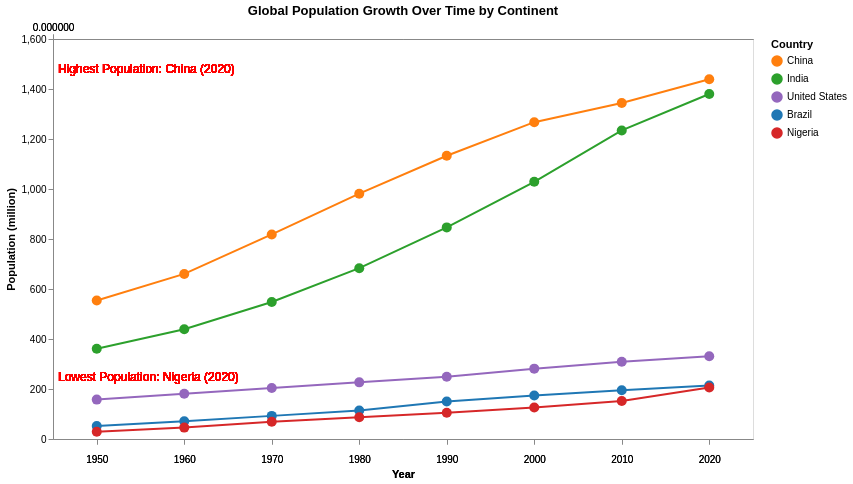

Specify this chart in Vega-Lite:
### Vega-Lite specification from a JSON file in a GitHub repository (floating-point values rounded to 4 significant figures)
{"$schema": "https://vega.github.io/schema/vega-lite/v5.json", "title": "Global Population Growth Over Time by Continent", "width": 700, "height": 400, "data": {"values": [{"Country": "China", "Year": 1950, "Population": 554005000, "Continent": "Asia"}, {"Country": "China", "Year": 1960, "Population": 660330000, "Continent": "Asia"}, {"Country": "China", "Year": 1970, "Population": 818315000, "Continent": "Asia"}, {"Country": "China", "Year": 1980, "Population": 981235000, "Continent": "Asia"}, {"Country": "China", "Year": 1990, "Population": 1133020000, "Continent": "Asia"}, {"Country": "China", "Year": 2000, "Population": 1267320000, "Continent": "Asia"}, {"Country": "China", "Year": 2010, "Population": 1344130000, "Continent": "Asia"}, {"Country": "China", "Year": 2020, "Population": 1439323776, "Continent": "Asia"}, {"Country": "India", "Year": 1950, "Population": 361000000, "Continent": "Asia"}, {"Country": "India", "Year": 1960, "Population": 439235000, "Continent": "Asia"}, {"Country": "India", "Year": 1970, "Population": 548159000, "Continent": "Asia"}, {"Country": "India", "Year": 1980, "Population": 683329000, "Continent": "Asia"}, {"Country": "India", "Year": 1990, "Population": 846387000, "Continent": "Asia"}, {"Country": "India", "Year": 2000, "Population": 1028690000, "Continent": "Asia"}, {"Country": "India", "Year": 2010, "Population": 1234280000, "Continent": "Asia"}, {"Country": "India", "Year": 2020, "Population": 1380004385, "Continent": "Asia"}, {"Country": "United States", "Year": 1950, "Population": 157553000, "Continent": "North America"}, {"Country": "United States", "Year": 1960, "Population": 180671000, "Continent": "North America"}, {"Country": "United States", "Year": 1970, "Population": 203984000, "Continent": "North America"}, {"Country": "United States", "Year": 1980, "Population": 226542000, "Continent": "North America"}, {"Country": "United States", "Year": 1990, "Population": 248709000, "Continent": "North America"}, {"Country": "United States", "Year": 2000, "Population": 281421000, "Continent": "North America"}, {"Country": "United States", "Year": 2010, "Population": 308745538, "Continent": "North America"}, {"Country": "United States", "Year": 2020, "Population": 331002651, "Continent": "North America"}, {"Country": "Brazil", "Year": 1950, "Population": 51910000, "Continent": "South America"}, {"Country": "Brazil", "Year": 1960, "Population": 70700000, "Continent": "South America"}, {"Country": "Brazil", "Year": 1970, "Population": 92500000, "Continent": "South America"}, {"Country": "Brazil", "Year": 1980, "Population": 113800000, "Continent": "South America"}, {"Country": "Brazil", "Year": 1990, "Population": 150000000, "Continent": "South America"}, {"Country": "Brazil", "Year": 2000, "Population": 174000000, "Continent": "South America"}, {"Country": "Brazil", "Year": 2010, "Population": 195000000, "Continent": "South America"}, {"Country": "Brazil", "Year": 2020, "Population": 213993437, "Continent": "South America"}, {"Country": "Nigeria", "Year": 1950, "Population": 28820000, "Continent": "Africa"}, {"Country": "Nigeria", "Year": 1960, "Population": 45600000, "Continent": "Africa"}, {"Country": "Nigeria", "Year": 1970, "Population": 69000000, "Continent": "Africa"}, {"Country": "Nigeria", "Year": 1980, "Population": 87300000, "Continent": "Africa"}, {"Country": "Nigeria", "Year": 1990, "Population": 105000000, "Continent": "Africa"}, {"Country": "Nigeria", "Year": 2000, "Population": 126000000, "Continent": "Africa"}, {"Country": "Nigeria", "Year": 2010, "Population": 152000000, "Continent": "Africa"}, {"Country": "Nigeria", "Year": 2020, "Population": 206139589, "Continent": "Africa"}]}, "params": [{"name": "continent", "value": "All", "bind": {"input": "select", "options": ["All", "Asia", "Africa", "North America", "South America"], "labels": ["All", "Asia", "Africa", "North America", "South America"], "name": "Select Continent"}}], "transform": [{"calculate": "datum.Population / 1000000", "as": "Population (million)"}, {"filter": "datum.Continent == continent || continent == 'All'"}], "layer": [{"mark": "line", "encoding": {"x": {"field": "Year", "type": "ordinal", "title": "Year", "axis": {"values": [1950, 1960, 1970, 1980, 1990, 2000, 2010, 2020], "labelOverlap": "parity", "labelAngle": 0, "labelPadding": 10, "grid": false}}, "y": {"field": "Population (million)", "type": "quantitative", "title": "Population (million)", "scale": {"type": "linear"}, "axis": {"grid": false, "tickCount": 10, "labels": true, "ticks": true, "orient": "left"}}, "color": {"field": "Country", "type": "nominal", "scale": {"domain": ["China", "India", "United States", "Brazil", "Nigeria"], "range": ["#ff7f0e", "#2ca02c", "#9467bd", "#1f77b4", "#d62728"]}, "legend": {"title": "Country"}}, "tooltip": [{"field": "Country", "title": "Country"}, {"field": "Year", "title": "Year"}, {"field": "Population (million)", "title": "Population (million)"}]}}, {"mark": {"type": "point", "opacity": 1, "filled": true, "size": 100}, "encoding": {"x": {"field": "Year", "type": "ordinal", "title": "Year", "axis": {"values": [1950, 1960, 1970, 1980, 1990, 2000, 2010, 2020], "labelOverlap": "parity", "labelAngle": 0, "labelPadding": 10, "orient": "bottom", "grid": false}}, "y": {"field": "Population (million)", "type": "quantitative", "title": "Population (million)", "scale": {"type": "linear"}, "axis": {"grid": false, "tickCount": 10, "labels": true, "ticks": true, "orient": "left"}}, "color": {"field": "Country", "type": "nominal", "scale": {"domain": ["China", "India", "United States", "Brazil", "Nigeria"], "range": ["#ff7f0e", "#2ca02c", "#9467bd", "#1f77b4", "#d62728"]}}}}, {"mark": {"type": "text", "color": "red", "fontSize": 12, "align": "left", "dx": 5, "dy": -10}, "encoding": {"x": {"datum": 2020}, "y": {"datum": 1439.0}, "text": {"value": "Highest Population: China (2020)"}}, "transform": [{"filter": "continent == 'All'"}]}, {"mark": {"type": "text", "color": "red", "fontSize": 12, "align": "left", "dx": 5, "dy": -10}, "encoding": {"x": {"datum": 2020}, "y": {"datum": 206.1}, "text": {"value": "Lowest Population: Nigeria (2020)"}}, "transform": [{"filter": "continent == 'All'"}]}]}
